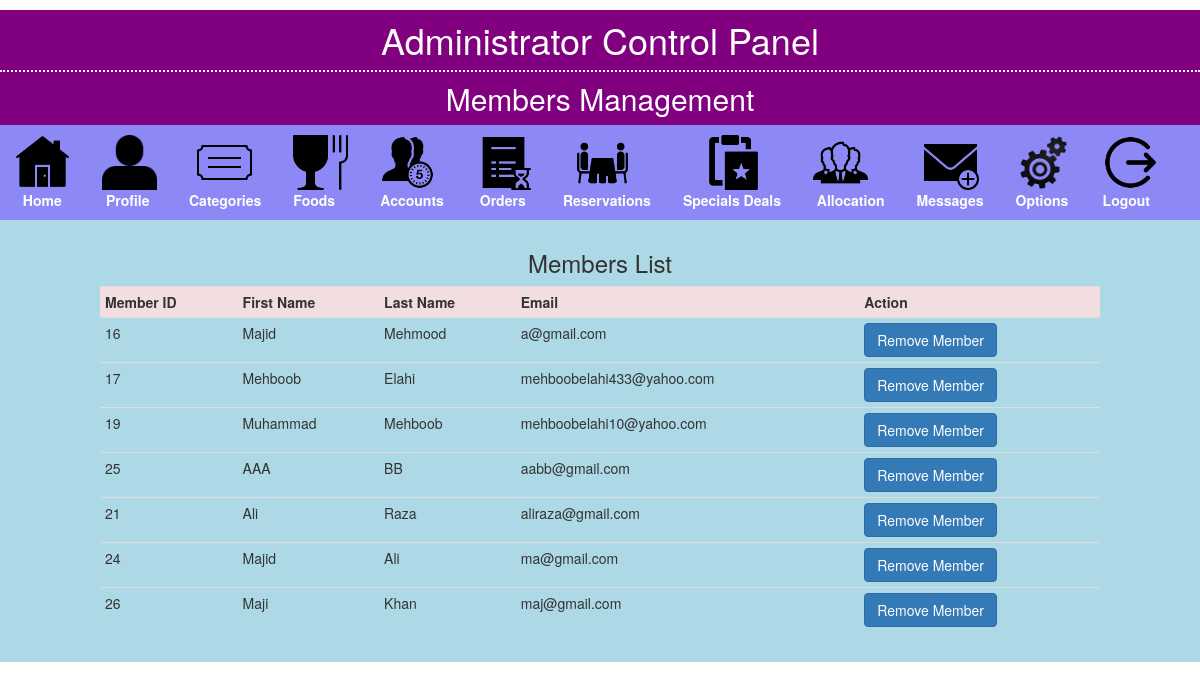
/admin/accounts.php (signed in), run on the app's committed database.
### tables this page shows
CREATE TABLE IF NOT EXISTS `members` (
  `member_id` int(11) unsigned NOT NULL AUTO_INCREMENT,
  `firstname` varchar(100) DEFAULT NULL,
  `lastname` varchar(100) DEFAULT NULL,
  `login` varchar(100) NOT NULL DEFAULT '',
  `passwd` varchar(32) NOT NULL DEFAULT '',
  `question_id` int(5) NOT NULL,
  `answer` varchar(45) NOT NULL,
  PRIMARY KEY (`member_id`)
);

### admin/accounts.php (the view, shortened to what this page needs)
<?php
$result=mysql_query("SELECT * FROM members")
or die("There are no records to display ... \n" . mysql_error());
?>
<!DOCTYPE html>
<html>
<head>
<link href="stylesheets/admin_styles.css" rel="stylesheet" type="text/css" />
  <link rel="stylesheet"  href="../Assests/css/font-awesome.min.css">
  <link rel="stylesheet" href="https://maxcdn.bootstrapcdn.com/bootstrap/3.3.7/css/bootstrap.min.css">
<link rel="stylesheet"  href="../Assests/css/animate_css_stylesheet.css">
</head>
<body>
	<div class="container" style="margin-top: 10px; padding:0px;">
		<div class="row">
		<h1 id="title">Administrator Control Panel</h1>
		 <h2 id="subtitle">Members Management</h2>
		<ul id="navbar" class="nav nav-pills">
			<li><a href="index.php"> <img src="../Assests/admin_icons/13.png" width="55px" height="55px"><br> &nbsp; Home</a></li>
      <li> <a href="profile.php"> <img src="../Assests/admin_icons/2.png" width="55px" height="55px"><br>&nbsp;Profile</a> </li>
      <li> <a href="categories.php"> &nbsp;&nbsp;<img src="../Assests/admin_icons/3.png" width="55px" height="55px"><br>Categories</a> </li>
      <li> <a href="foods.php"> <img src="../Assests/admin_icons/4.png" width="55px" height="55px"><br>Foods</a> </li>
      <li> <a href="accounts.php"> <img src="../Assests/admin_icons/5.png" width="55px" height="55px"><br>Accounts</a> </li>
      <li> <a href="orders.php"> <img src="../Assests/admin_icons/6.png" width="55px" height="55px"><br>&nbsp;Orders</a> </li>
      <li> <a href="reservations.php">&nbsp;&nbsp; <img src="../Assests/admin_icons/7.png" width="55px" height="55px"><br>Reservations</a> </li>
      <li> <a href="specials.php"> &nbsp;&nbsp;&nbsp;&nbsp;&nbsp;&nbsp;<img src="../Assests/admin_icons/8.png" width="55px" height="55px"><br>Specials Deals</a> </li>
      <li> <a href="allocation.php"> <img src="../Assests/admin_icons/9.png" width="55px" height="55px"><br>&nbsp;Allocation</a> </li>
      <li> <a href="messages.php"> &nbsp; <img src="../Assests/admin_icons/10.png" width="55px" height="55px"><br>Messages</a> </li>
      <li> <a href="options.php"> <img src="../Assests/admin_icons/1.png" width="55px" height="55px"><br> Options</a> </li>
      <li> <a href="logout.php"> <img src="../Assests/admin_icons/11.png" width="55px" height="55px"><br> Logout</a> </li>
    </ul>
	</div>
		<div class="row" style="background:lightblue; padding: 10px 100px;">
			<table class="table table-responsives table-hover table-condensed">
			<h3 style="text-align: center;">Members List</h3>
			<tr class="danger">
			<th>Member ID</th>
			<th>First Name</th>
			<th>Last Name</th>
			<th>Email</th>
			<th>Action</th>
			</tr>
			<?php
			while ($row=mysql_fetch_array($result)){
			echo "<tr>";
			echo "<td>" . $row['member_id']."</td>";
			echo "<td>" . $row['firstname']."</td>";
			echo "<td>" . $row['lastname']."</td>";
			echo "<td>" . $row['login']."</td>";
			echo '<td><a href="delete-member.php?id=' . $row['member_id'] . '" class="btn btn-primary">Remove Member</a></td>';
			echo "</tr>";
			}
			?>
			</table>
		</div>
	</div>
</body>
</html>

### admin/stylesheets/admin_styles.css (style rules this page uses)
#title { color: white ; text-align: center; background: purple; margin: 0px; padding: 10px; }
#subtitle { color: white ; text-align: center; background: purple; margin: 0px; padding: 10px; border-top: 2px dotted white; }
#navbar { background: #8C88F5 ; color:white; }
#navbar li a { color: white; font-weight: bold; }
th { font-weight: bold; text-align: left; }

### data on the page
members: member_id "16", firstname "Majid", lastname "Mehmood", login "a@gmail.com"
members: member_id "17", firstname "Mehboob", lastname "Elahi", login "mehboobelahi433@yahoo.com"
members: member_id "19", firstname "Muhammad", lastname "Mehboob", login "mehboobelahi10@yahoo.com"
members: member_id "25", firstname "AAA", lastname "BB", login "aabb@gmail.com"
members: member_id "21", firstname "Ali", lastname "Raza", login "aliraza@gmail.com"
members: member_id "24", firstname "Majid", lastname "Ali", login "ma@gmail.com"
members: member_id "26", firstname "Maji", lastname "Khan", login "maj@gmail.com"
